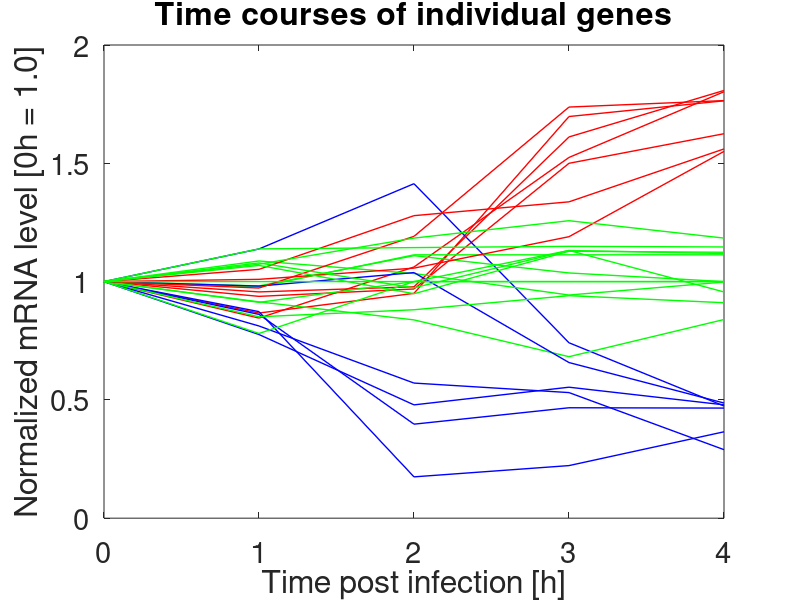

The MATLAB script that drew this image:
M0 = [
    1 4 3 100 12 1000 25 32 500 700 20 9000 25 650 40 3 67 ...
    2 305 80 200 50 2 15 4
];
M1 = [
    1 6 2 120 14 900 25 35 550 650 23 7500 25 700 43 6 72 8 ...
    360 70 220 60 1 14 8
];
M2 = [
    1.5 5 7 150 13 550 1 40 520 600 27 5500 27 900 44 12 75 ...
    9 360 50 190 50 4 13 6
];
M3 = [
    122 120 120 170 140 700 100.5 134 570 600 125 6100 125 ...
    1050 122 130 187 109 460 145 330 160 105 113 104
];
M4 = [
    25 25 30 40 50 600 6 33 500 600 26 5500 26 1150 14 32 ...
    126 8 360 28 230 60 2 13 5
];

M_all = [M0; M1; M2; M3; M4]

hkeeping = M_all(:,25)

mean_hkeeping = mean(hkeeping)

diff_hkeeping = hkeeping - mean_hkeeping

corr_M_all = bsxfun(@minus, M_all, diff_hkeeping(:))

colmeans = mean(corr_M_all, 1)
colmins  = min(corr_M_all, [], 1)

norm_M_all = bsxfun(
    @rdivide,
    bsxfun(@minus, corr_M_all, colmins),
    colmeans
)

adj_M_all = bsxfun(@plus, norm_M_all, 1 - norm_M_all(1,:))

fig = figure(1)

for col = 1:size(adj_M_all, 2)
    
    this_gene = adj_M_all(:,col)
    
 
    color = (this_gene(5) > 1.3) * 'r' + ...
            (this_gene(5) <  .7) * 'b' + ...
            and(this_gene(5) >= .7, this_gene(5) <= 1.3) * 'g';
    
    plot(this_gene, char(color), 'linewidth', 1);
    % first point is 0h
    xticklabels(linspace(0, 4, 5))
    set(gca, 'FontSize', 21)
    hold on;
    
end

title('Time courses of individual genes')
xlabel('Time post infection [h]')
ylabel('Normalized mRNA level [0h = 1.0]')

print(fig, 'timecourses.pdf')